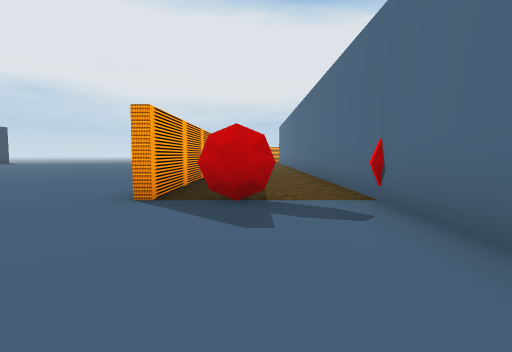
view 1 (above)

24 first-person views from a walk through a 3-D level made in the Unity game engine. The camera is 1.2 m above the floor, tilts 4° down and sees 80° across. The floor is counted in squares, 2 m on a side. Each view is taken from the middle of a square. On the plan, view 1 faces up. The plan holds only what a view shows up to about 9 squares ahead; the rest is blank. The place goes on beyond the plan. The player character is not drawn.

view 2
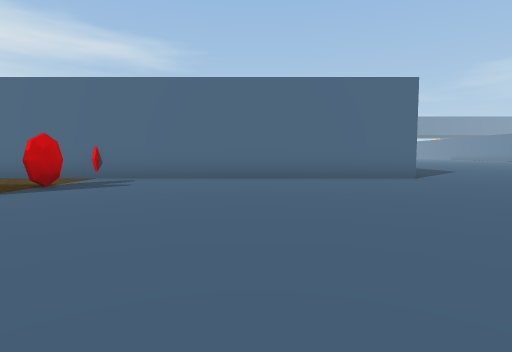

view 3
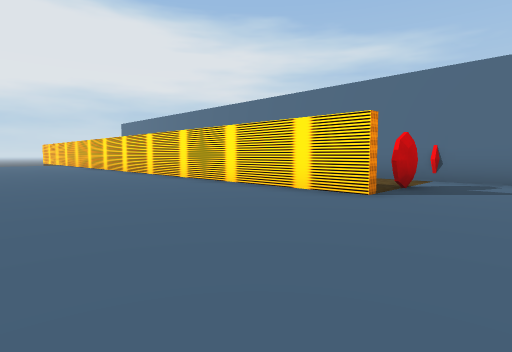

view 4
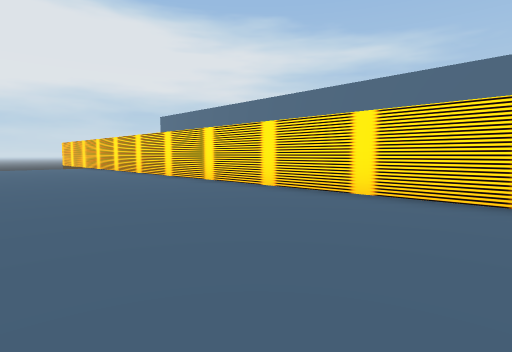

view 5
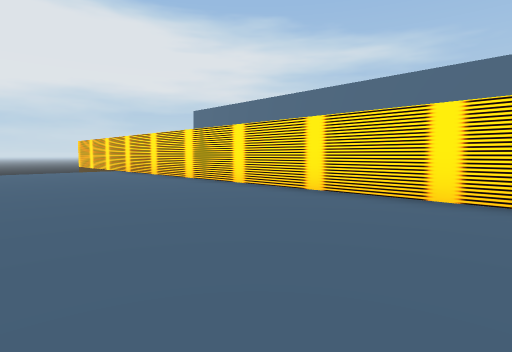

view 6
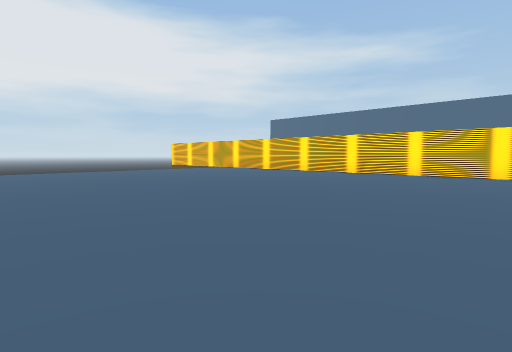

view 7
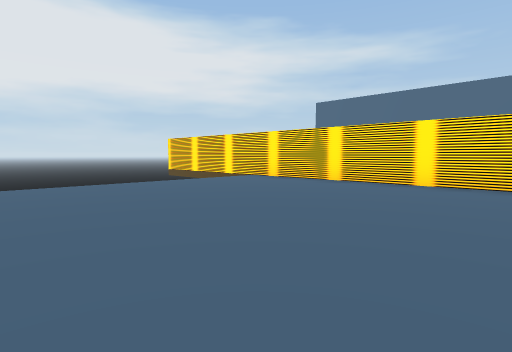

view 8
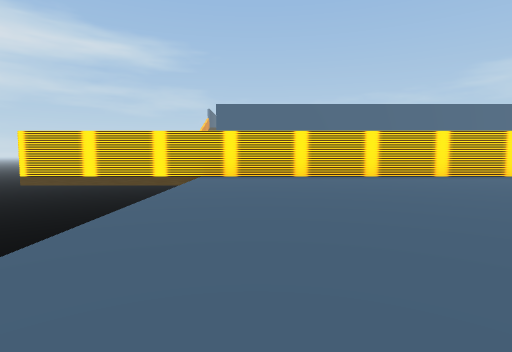

view 9
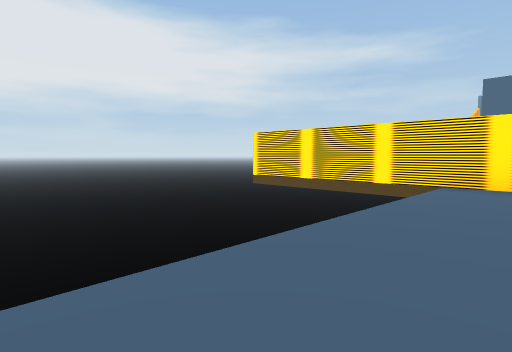

view 10
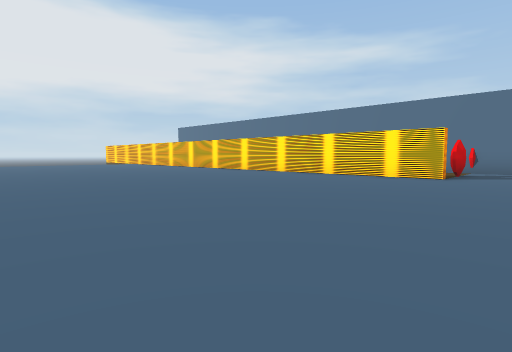

view 11
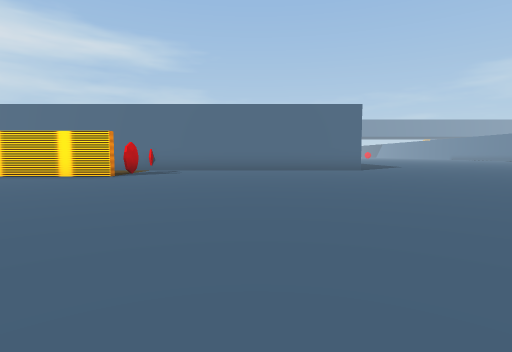

view 12
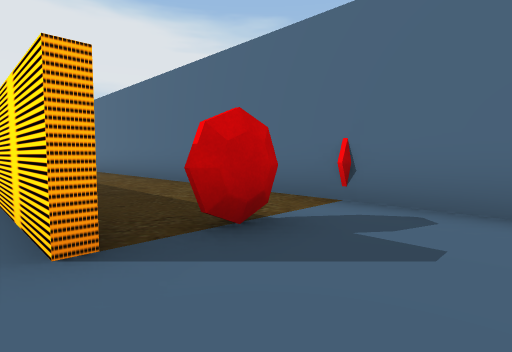

view 13
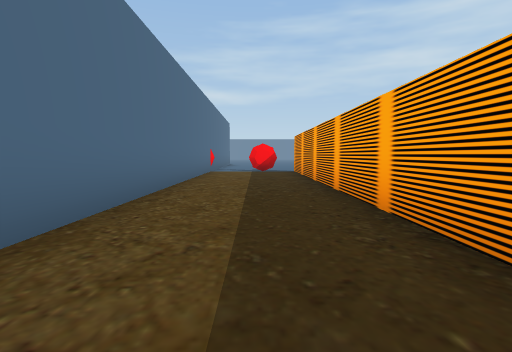

view 14
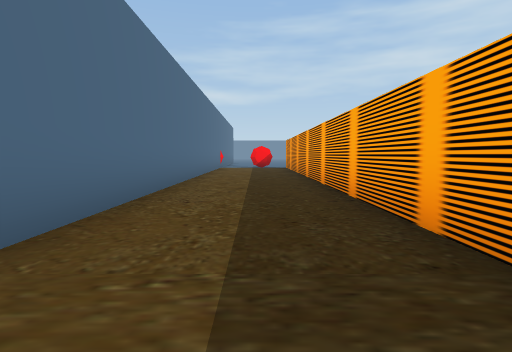

view 15
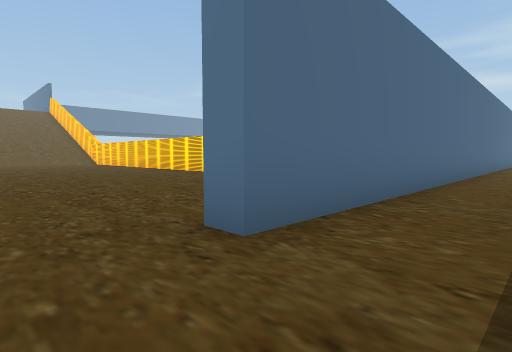

view 16
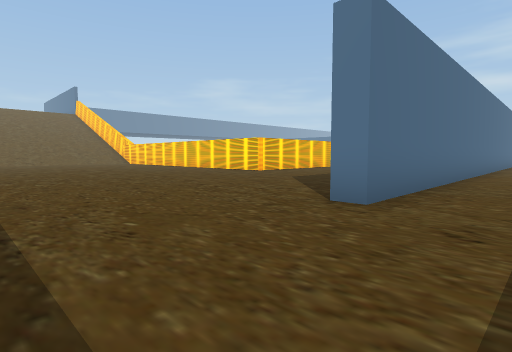

view 17
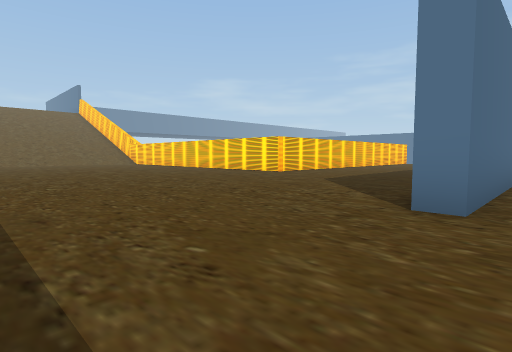

view 18
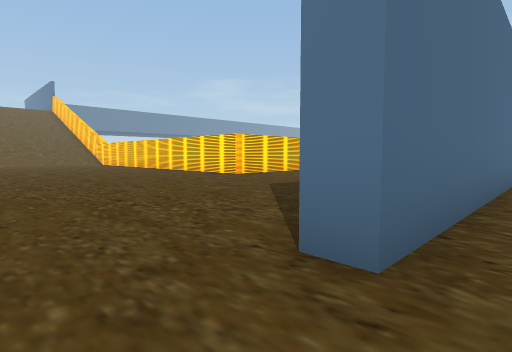

view 19
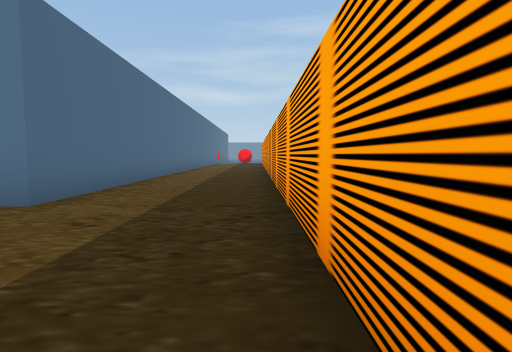

view 20
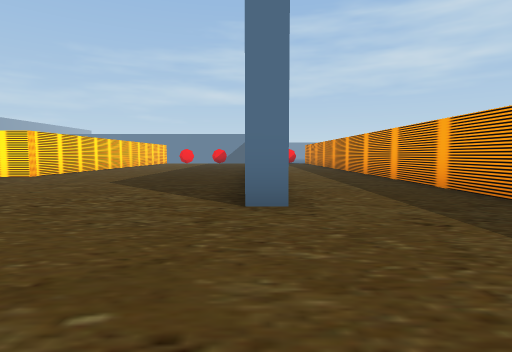

view 21
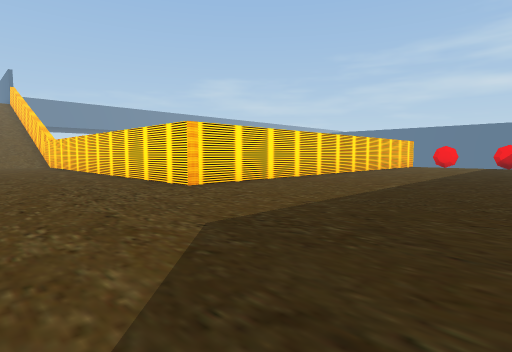

view 22
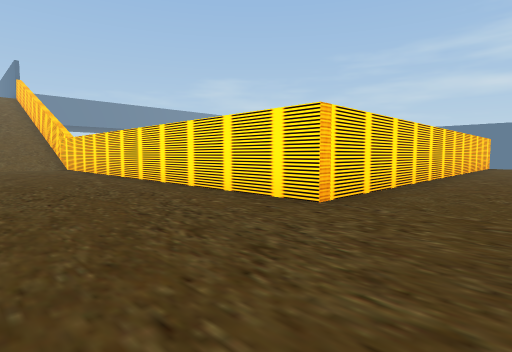

view 23
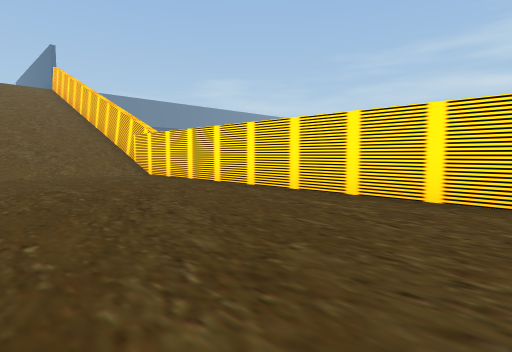

view 24
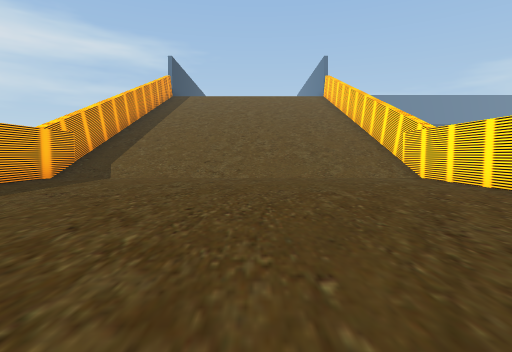

### Floor plan
Key: @ floor where view 1 was taken; # wall or solid block; . floor; / step, stairs or slope; v drop or lower ground.
Columns run from 11 left of view 1 to 20 right of it. Each row starts with its distance up from view 1.
 25    vvvvvv#........         ..../
 24          #..............  ...../
 23          #.............. ....../
 22          #...................../
 21  ........##..#................./
 20  .........#..#................./
 19  .........#..#................./
 18  .........#..#................./
 17  .........#..#................./
 16  .........#..#.....#############
 15 ..........#..#.....#
 14 ..........#..# ....#
 13 ..........#..# ....#
 12 ..........#..# ....#
 11 ..........#..# ....#
 10 ..........#..# ....#
  9   ........#..# .. .#
  8   ........#..#
  7  .........#..#
  6  .........#..#
  5  .........#..#
  4  .........##.#
  3  ............#
  2  ............#
  1   ...........#
  0  ..........@.#
 -1   ...........#
 -2    ..........#
 -3     .........#

Positions as (right, up) in squares from view 1, and headings:
1: (0, 0), facing up
2: (-6, 0), facing right
3: (-6, 2), facing up-right
4: (-6, 7), facing up-right
5: (-6, 10), facing up-right
6: (-11, 10), facing up-right
7: (-8, 15), facing up-right
8: (-10, 20), facing right
9: (-8, 20), facing up-right
10: (-10, 2), facing up-right
11: (-10, 0), facing right
12: (-2, 2), facing up-right
13: (0, 15), facing down
14: (0, 18), facing down
15: (0, 23), facing down-right
16: (0, 25), facing down-right
17: (1, 25), facing down-right
18: (1, 23), facing down-right
19: (-1, 25), facing down
20: (2, 25), facing down
21: (3, 20), facing down-right
22: (6, 20), facing down-right
23: (11, 21), facing down-right
24: (12, 21), facing right
